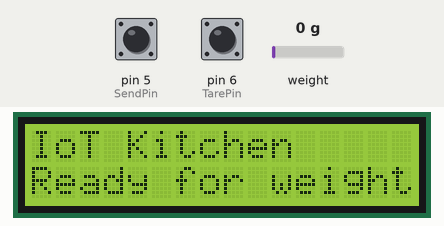
Recording of a sketch running on a simulated Arduino Uno, built with avr-gcc and run on an emulated ATmega328P. Shown: 16×2 character LCD. Inputs (shaded band) come from the test bench; at power-on: weight on the scale 0 g, pin 5 (SendPin) HIGH, pin 6 (TarePin) HIGH. What the sketch prints to the serial monitor is not drawn.

Above: at 3.3 s.
3.4 s: weight on the scale set to 100 g
At 4.3 s:
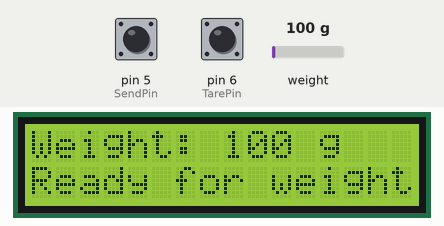
5.1 s: weight on the scale set to 1250 g
At 6.5 s:
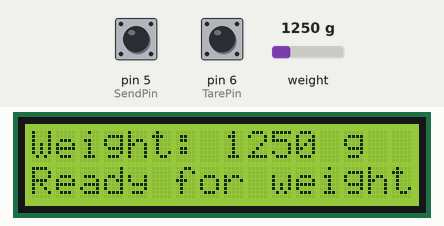
6.8 s: weight on the scale set to 2500 g
At 7.9 s:
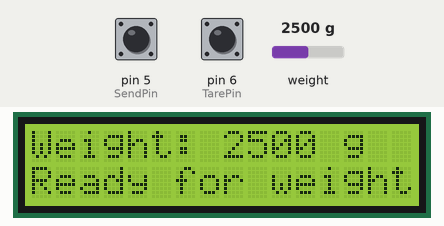
Timing chart, 0 to 9.8 s (numbered marks = the images above; inputs shaded):
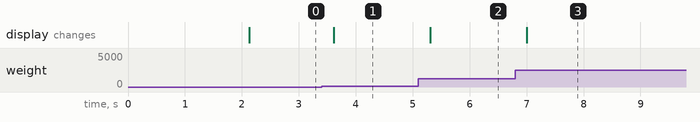

Measured:
- after the input at 3.4 s, the display: changes after 0.21 s (image 1)
- after the input at 5.1 s, the display: changes after 0.21 s (image 2)
- after the input at 6.8 s, the display: changes after 0.20 s (image 3)

The sketch:

Scale_Micro.ino
```cpp
#include <SoftwareSerial.h>
//Scale
#include <HX711.h>
//LCD
#include <Wire.h>               //https://bitbucket.org/fmalpartida/new-liquidcrystal/downloads/
#include <LCD.h>
#include <LiquidCrystal_I2C.h>

//Initialize the bluetooth pins
SoftwareSerial Bluetooth(10, 9); // RX, TX

LiquidCrystal_I2C lcd(0x27,2,1,0,4,5,6,7);  //Set-up LCD screen

#define DOUT  3  //Set pins for scale amplifier
#define CLK  2

// Button set-up
int TarePin = 6;     //Button for taring
int SendPin = 5;      //Button for sending to bluetooth
int TareVal;
int SendVal;
int prevTare = HIGH;    //High means button not pressed
int prevSend = HIGH;

//Scale set-up
HX711 scale;  //Create scale object
float calibration_factor = -396;    //Set calibration factor (the m in y=mx+b [slope])   -25000 first test calibration_factor
float weight = 0;     //Initialize weight variables
float prevWeight = 0;

bool first;

void setup() {
   // Define pin for Send and Tare as inputs and activate the internal pull-up resistors
   pinMode(TarePin, INPUT_PULLUP);
   pinMode(SendPin, INPUT_PULLUP);


  Serial.begin(9600);
  Bluetooth.begin(9600);       //Set up bluetooth serial communication
  Serial.println("Weight test sketch");
  Serial.println("Remove all weight from scale");

  first = true;

  lcd.begin(16,2);                      //Set up the LCD screen
  lcd.setBacklightPin(3,POSITIVE);
  lcd.setBacklight(HIGH);
  lcd.home();
  lcd.print("IoT Kitchen       ");
  lcd.setCursor(0,1);
  lcd.print("Please Wait...      ");

  scale.begin(DOUT, CLK);               //Set up scale object, calibrate, tare, and begin
  scale.set_scale(calibration_factor);
  scale.tare(); //Reset the scale to 0

  scale.tare();
  lcd.setCursor(0,1);
  lcd.print("Ready for weight       ");
  Serial.println("Ready for weight     ");
}

void loop() {
  weight = scale.get_units(2);      //Get the current weight

  if (abs(weight-prevWeight) >= .2) {     //If weight has changed, update the LCD     (Meant to prevent values switching back and forth)
    if (first) {                          //First time weight is added, print Weight on the LCD screen
      lcd.setCursor (0,0);                //Go to start of 1st line
      lcd.print("Weight: ");
      first = false;
    }
    lcd.setCursor (8,0);        // go to 1st line after Weight
    lcd.print((int) round(weight));
    lcd.print(" g          ");
  }

     // Define pin #12 as input and activate the internal pull-up resistor
  TareVal = digitalRead(TarePin);
  SendVal = digitalRead(SendPin);
  if(Serial.available())        //Bluetooth functionality and scale taring
  {
    if (SendVal == LOW && prevSend == HIGH)         //Send to bluetooth device weight rounded to the nearest gram when button is initially pressed down
    {
      Serial.print((int) round(weight), 1);
      Serial.println();
      Bluetooth.print("w ");
      Bluetooth.print((int) round(weight));
      Bluetooth.print(" grams \r\n");
    }
    else if (TareVal == LOW && prevTare == HIGH)     //Tare the scale when button is initially pressed down
    {
      lcd.setCursor(0,1);
      lcd.print("Taring                 ");
      first = true;
      scale.tare();
      lcd.setCursor (0,1);
      lcd.print("Weight: ");
      lcd.print("0 g           ");
      Serial.print("taring");
      Serial.println();
    }
  }
  prevWeight = weight;
  prevTare = TareVal;
  prevSend = SendVal;

  delay(10);    //Just to give it some downtime
}
```
